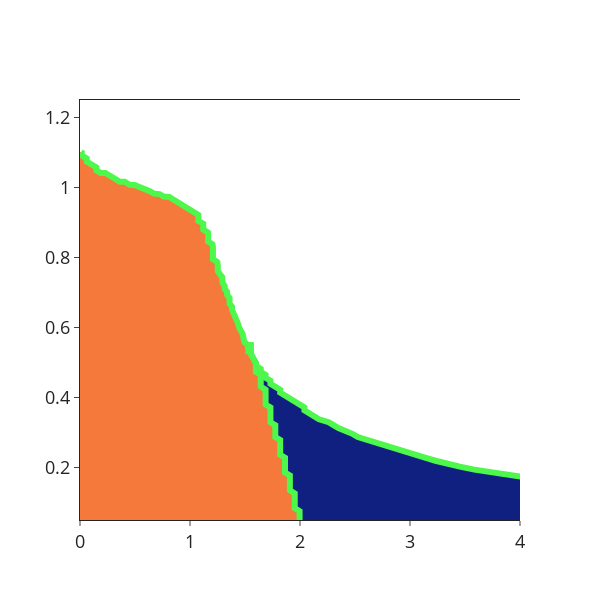

Write notebook code for a chart like this one.
### Code cell
# params = {}
# params = set_params()

x_space = np.linspace(0, 8., res)
a_space = np.linspace(0.01, 5., res)
params['x_c'] = x_crit(params['n'])
m_space = np.linspace(0.05, 11., res)
params['m_space'] = m_space
params['grid_resolution'] = 250

U_data, U_mins, x_arr_max, gmin_overm, b1_overm, b2_overm, inf_overm, capture2minima, capture_mvals, capmax, barrier_heights = collect_minima(U, m_space, x_space, a_space, params)
mtst2, x_cvals, newlowlines, newhighlines = calc_PD_rates(params)
